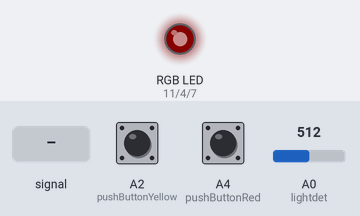
Recording of a sketch running on a simulated Arduino Uno, built with avr-gcc and run on an emulated ATmega328P. Parts: an RGB LED mixed from three pins (HIGH = lit). The inputs (shaded band) are chosen by the test bench; at power-on: A2 (pushButtonYellow) LOW, A4 (pushButtonRed) LOW, A0 (lightdet) = 512. Dim RGB values are drawn brighter than linear.

Above: at 1.2 s.
1.3 s: A0 (lightdet) fed a 200 Hz sine of ±255 counts around its level
At 2.5 s:
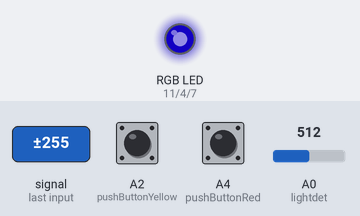
2.8 s: A2 (pushButtonYellow) pulled HIGH for 0.15 s
At 2.9 s:
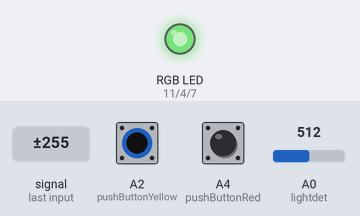
4.5 s: A4 (pushButtonRed) pulled HIGH for 0.15 s
At 4.62 s:
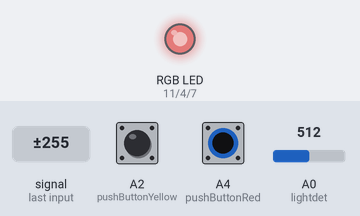
6.1 s: A0 (lightdet) set to 390
At 7.3 s:
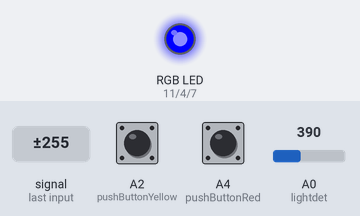
7.6 s: A0 (lightdet) fed a 1000 Hz sine of ±255 counts around its level
At 8.0 s:
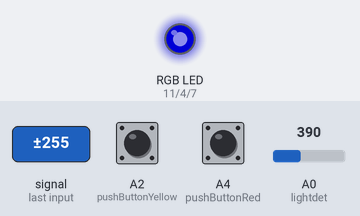
9.1 s: A0 (lightdet) fed a 2 Hz sine of ±306 counts around its level
At 9.66 s:
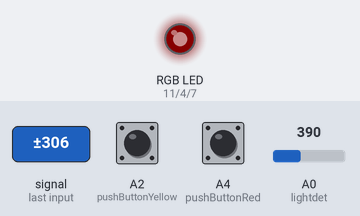
Timing chart, 0 to 13.1 s (numbered marks = the images above; inputs shaded):
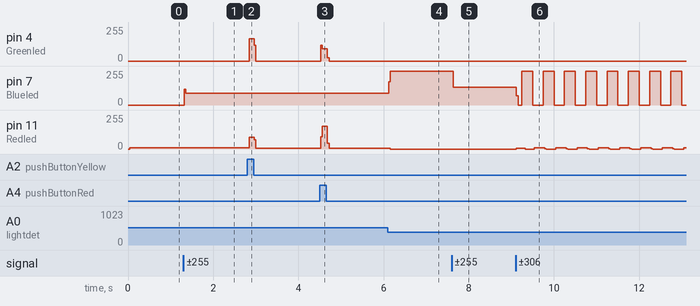

Measured:
- after the input at 1.3 s, pin 7 (Blueled): 0/255 → 90/255 at once
- after the input at 2.8 s, pin 4 (Greenled): 0/255 → 166/255 at once, → 0/255 0.12 s later; pin 11 (Redled): 9/255 → 88/255 at once, → 6/255 0.12 s later
- after the input at 4.5 s, pin 4 (Greenled): 0/255 → 91/255 at once, → 0/255 0.16 s later; pin 11 (Redled): 6/255 → 170/255 at once, → 6/255 0.16 s later
- after the input at 6.1 s, pin 7 (Blueled): 90/255 → 255/255 at once; pin 11 (Redled): 6/255 → 0/255 after 0.06 s
- after the input at 7.6 s, pin 7 (Blueled): 255/255 → 132/255 at once
- after the input at 9.1 s, pin 11 (Redled): 0/255 → 6/255 at once, then repeats every 0.50 s: 0/255 0.22 s, 9/255 0.24 s, 1/255 0.04 s

The sketch:

June_17.ino
```cpp
/*
  name: Genie Hou
  date: 2021 June 17
  assignment: Arduino analog and digital
  version: 1.5
*/

//set up my inout and output constant numbers
const int pushButtonYellow = A2;
const int lightdet = A0;
const int pushButtonRed = A4;
const int Greenled = 4;
const int Redled = 11;
const int Blueled = 7;

//set up function
void setup() {
  // initialize serial communication at 9600 bits per second:
  Serial.begin(9600);

  //input for the redbswitch
  pinMode(A4, INPUT);
  //input for the light detector
  pinMode(A0, INPUT);
  //input for the yellow detector
  pinMode(A2, INPUT);
  //output for red led
  pinMode(11, OUTPUT);
  //output for green led
  pinMode(4, OUTPUT);
  //output for blue led
  pinMode(7, OUTPUT);

}

void loop() {
  // put your main code here, to run repeatedly:
  //value of the light
  int sensorValue = analogRead(lightdet);
  //the int keeping track of High->1 and Low->0
  int buttonStateYellow = digitalRead(pushButtonYellow);
  int buttonStateRed = digitalRead(pushButtonRed);

  //use the light sensor to activate the botton control
  if (sensorValue > 400)
  {
    digitalWrite(Blueled, LOW);
    //if light value> 500 red light shine
    digitalWrite(Redled, HIGH);
    //under sensor>500 this is button red open red
    if (buttonStateRed == HIGH)
    {
      digitalWrite(Redled, HIGH);
    }
    else {
      digitalWrite(Redled, LOW);
    }
    //under sensor>500 button yellow open green light
    if (buttonStateYellow == HIGH)
    {
      digitalWrite(Greenled, HIGH);
    }
    else {
      digitalWrite(Greenled, LOW );
    }

  }
  else {//if light value<500 Blue led light
    digitalWrite(Blueled, HIGH);
    digitalWrite(Redled, LOW);
    //under sensor<500 red button open red and green light
    if (buttonStateRed == HIGH)
    {
      digitalWrite(Redled, HIGH);
      digitalWrite(Greenled, HIGH);
    }
    else {
      digitalWrite(Redled, LOW);
      digitalWrite(Greenled, LOW);
    }
    //under sesor<500 the yellow button open red led
    if (buttonStateYellow == HIGH)
    {
      digitalWrite(Redled, HIGH);
    }
    else {
      digitalWrite(Redled, LOW );
    }
  }
}
```
